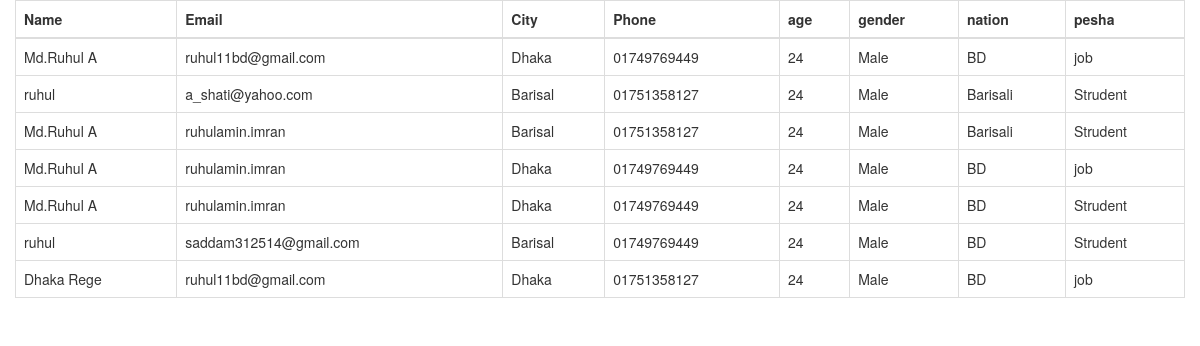
/index.php/welcome/success, run on the app's committed database.
### tables this page shows
CREATE TABLE `survey` (
  `id` int(11) NOT NULL,
  `__ci_last_regenerate` varchar(200) NOT NULL,
  `name` varchar(10) NOT NULL,
  `email` varchar(100) NOT NULL,
  `city` varchar(100) NOT NULL,
  `gender` varchar(100) NOT NULL,
  `phone` varchar(100) NOT NULL,
  `pesha` varchar(100) NOT NULL,
  `nation` varchar(100) NOT NULL,
  `age` varchar(100) NOT NULL
);

### application/controllers/Welcome.php (called while the page is built, shortened)
<?php
class Welcome extends CI_Controller {
	public function success(){
		$pdata = array();
		$pdata['lists'] = $this->db->select('*')->from('survey')->get()->result();
		$this->load->view('success',$pdata);
	}
}

### index.php (called while the page is built, shortened)
<?php
require_once BASEPATH.'core/CodeIgniter.php';

### application/views/success.php (the view, shortened to what this page needs)
<!DOCTYPE html>
<html>
<head>
	<link rel="stylesheet" href="https://maxcdn.bootstrapcdn.com/bootstrap/3.3.7/css/bootstrap.min.css">
</head>
<body>
	<div class="container">
		<div class="row">
			<table class="table table-bordered">
				<thead>
					<tr>
						<th>Name</th>
						<th>Email</th>
						<th>City</th>
						<th>Phone</th>
						<th>age</th>
						<th>gender</th>
						<th>nation</th>
						<th>pesha</th>
					</tr>
				</thead>
				<tbody>
					<?php foreach ($lists as $list){ ?>
					<tr>
						<td><?php echo $list->name ?></td>
						<td><?php echo $list->email ?></td>
						<td><?php echo $list->city ?></td>
						<td><?php echo $list->phone ?></td>
						<td><?php echo $list->age ?></td>
						<td><?php echo $list->gender ?></td>
						<td><?php echo $list->nation ?></td>
						<td><?php echo $list->pesha ?></td>
					</tr>
				<?php } ?>
				</tbody>
			</table>
		</div>
	</div>
</body>
</html>

### data on the page
survey: name "Md.Ruhul A", email "ruhul11bd@gmail.com", city "Dhaka", phone "01749769449", age "24", gender "Male", nation "BD", pesha "job"
survey: name "ruhul", email "a_shati@yahoo.com", city "Barisal", phone "01751358127", age "24", gender "Male", nation "Barisali", pesha "Strudent"
survey: name "Md.Ruhul A", email "ruhulamin.imran", city "Barisal", phone "01751358127", age "24", gender "Male", nation "Barisali", pesha "Strudent"
survey: name "Md.Ruhul A", email "ruhulamin.imran", city "Dhaka", phone "01749769449", age "24", gender "Male", nation "BD", pesha "job"
survey: name "Md.Ruhul A", email "ruhulamin.imran", city "Dhaka", phone "01749769449", age "24", gender "Male", nation "BD", pesha "Strudent"
survey: name "ruhul", email "saddam312514@gmail.com", city "Barisal", phone "01749769449", age "24", gender "Male", nation "BD", pesha "Strudent"
survey: name "Dhaka Rege", email "ruhul11bd@gmail.com", city "Dhaka", phone "01751358127", age "24", gender "Male", nation "BD", pesha "job"
